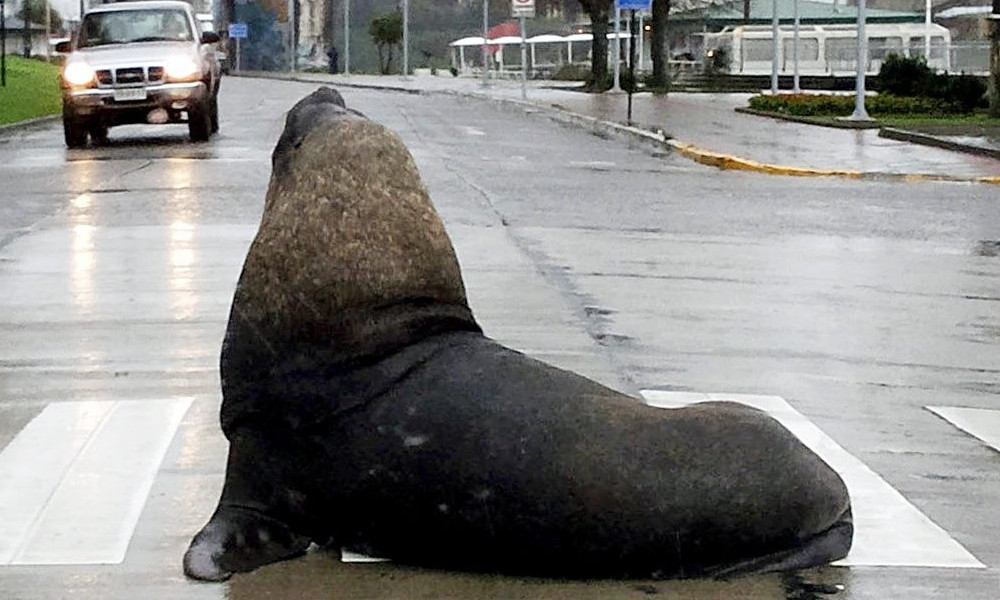
#> input picture images/lobo.jpg, 1000 x 600 px
$ jupyter execute '06_restauración_de_imágenes.ipynb'   (shell and % lines are left out)
#> lines starting #> are read from the running program, lines starting #| are printed output that depends on the picture
# Restauración de imágenes

## Contenidos:
- Tipos de ruido en imágenes
- Resturación usando máscaras en frecuencia
- Restauración usando filtro inverso
- Restauración usando filtro de Wiener

[cell 1]
import matplotlib.pyplot as plt
import numpy as np
from ipywidgets import interact, FloatSlider, IntSlider, FloatLogSlider

def color2bw(img):
    return np.dot(img, [0.299, 0.587, 0.114])

img_example = color2bw(plt.imread('../images/lobo.jpg'))

# Ruido en imágenes

Existen distintos tipos de ruido que pueden afectar una imagen

- Ruido térmico, ruido de lectura, ruido eléctronico: Se modelan tipicamente como ruido blanco Gaussiano
- Ruido de disparo (shot noise): Ruido fotónico cuando hay pocas cuentas. Se modela como ruido Poissoniano
- Ruido periódico: Ruido causado por interferencias
- Ruido sal y pimienta: Ruido impulsivo que puede ocurrir por problemas de transmisión o conversión AD

### Ruido blanco Gaussiano

[cell 2]
fig, ax = plt.subplots(figsize=(6, 3.5), tight_layout=True)
def update(intensity, seed):
    ax.cla()
    np.random.seed(seed)
    noise = np.random.randn(img_example.shape[0], img_example.shape[1])
    img_corrupted = img_example + intensity*noise
    ax.matshow(img_corrupted, cmap=plt.cm.Greys_r);
    ax.axis('off')
interact(update,
         intensity=FloatLogSlider(min=-1, max=3, description="Intensidad"),
         seed=IntSlider(description="Semilla"));
#> the sliders are set to intensity = <module 'ipywidgets.FloatLogSl, seed = <module 'ipywidgets.IntSlider_
#> (the call stopped at in update, `img_corrupted = img_example + intensity*noise`: ipywidgets is not available in this run)

### Ruido periódico

Tiene frecuencia y dirección

En este ejemplo el ruido tiene una dirección vertical

[cell 3]
fig, ax = plt.subplots(figsize=(6, 3.5), tight_layout=True)
X, Y = np.meshgrid(np.arange(0, img_example.shape[1]), np.arange(0, img_example.shape[0]))

def update(strengh, frequency):
    ax.cla()
    img_corrupted = img_example + strengh*np.cos(2.0*np.pi*frequency*Y/480)
    ax.matshow(img_corrupted, cmap=plt.cm.Greys_r)
    ax.axis('off')

interact(update,
         strengh=FloatSlider(min=1, max=100.0, value=50, description="Intensidad"),
        frequency=FloatSlider(min=0.0, max=80, step=0.01, value=0, description="Frecuencia"));
#> the sliders are set to strengh = 50, frequency = 0

### Ruido impulsivo

[cell 4]
fig, ax = plt.subplots(figsize=(6, 3.5), tight_layout=True)

def update(pbb, seed):
    ax.cla()
    np.random.seed(seed)
    noise = np.random.rand(*img_example.shape)
    img_corrupted  = np.where(noise < pbb, 255, img_example)
    ax.matshow(img_corrupted, cmap=plt.cm.Greys_r)
    ax.axis('off')

interact(update,
         pbb=FloatSlider(min=0.0, max=0.5, value=0.0, step=.01),
         seed=IntSlider(description="Semilla"));
#> the sliders are set to pbb = 0.0, seed = <module 'ipywidgets.IntSlider_

# Eliminando ruido periódico usando máscaras en frecuencia

Si entendemos la naturaleza del ruido podemos eliminarlo

Por ejemplo, si el ruido es periódico podríamos intentar "borrar" los componentes frecuenciales asociados al ruido usando una mascara multiplicativa

[cell 5]
from scipy import fftpack

fig, ax = plt.subplots(1, 3, figsize=(8, 6), tight_layout=True);
X, Y = np.meshgrid(np.arange(0, img_example.shape[1]),
                   np.arange(0, img_example.shape[0]))
freq_x = fftpack.fftshift(fftpack.fftfreq(n=img_example.shape[1]))
#> freq_x = 1000 values from -0.5 to 0.499
freq_y = fftpack.fftshift(fftpack.fftfreq(n=img_example.shape[0]))
#> freq_y = 600 values from -0.5 to 0.498
#> the sliders are set to size = 10, frequency = 0.04

def update(frequency, size):
#> called with frequency = 0.04, size = 10
    for ax_ in ax.ravel():
        ax_.cla()
    dims = img_example.shape
#> dims = (600, 1000)
    periodic_noise = np.cos(2.0*np.pi*0.235455*Y)
    img_corrupted = img_example + 100*periodic_noise
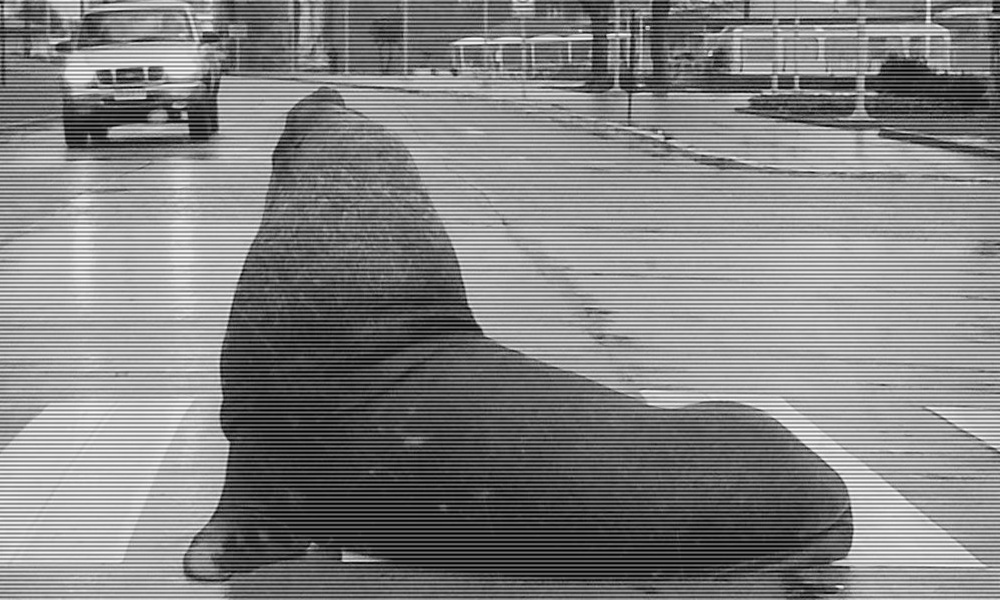
#> img_corrupted: shape (600, 1000) float64; min -100, max 355, mean 133.6; drawn with min black and max white
    ax[0].matshow(img_corrupted[:, 200:500], cmap=plt.cm.Greys_r);
    S_img = fftpack.fftshift(fftpack.fft2(img_corrupted))
    # Mascaras

    freq_int = int(frequency*dims[0])
#> freq_int = 24
    S_img[dims[0]//2-size-freq_int:dims[0]//2+size-freq_int,
          dims[1]//2-size:dims[1]//2+size] = 0
    S_img[dims[0]//2-size+freq_int:dims[0]//2+size+freq_int,
          dims[1]//2-size:dims[1]//2+size] = 0
    # Espectro
    ax[1].imshow(np.log(1+np.abs(S_img))[100:-100, 400:-400], cmap=plt.cm.Spectral_r,
                 extent=(freq_x[400], freq_x[-400], freq_y[100], freq_y[-100]))
    # Reconstrucción
    img_reconstructed = np.mean(img_example) + np.abs(fftpack.ifft2(fftpack.ifftshift(S_img)))
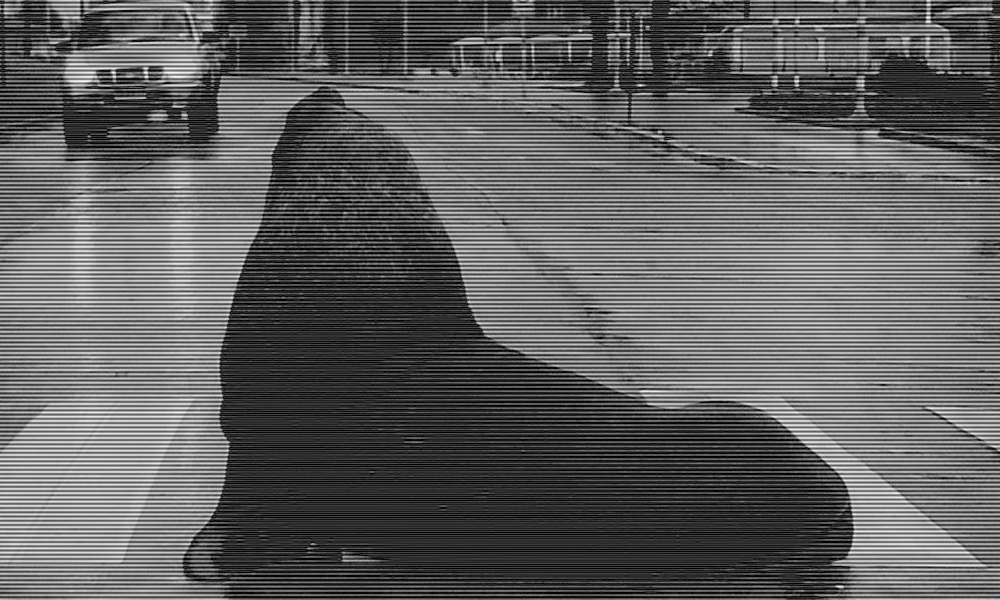
#> img_reconstructed: shape (600, 1000) float64; min 133.4, max 516.3, mean 278.2; drawn with min black and max white
    ax[2].matshow(img_reconstructed[:, 200:500], cmap=plt.cm.Greys_r)

interact(update,
         size=IntSlider(min=1, max=20, value=10, description="Mask size"),
         frequency=FloatSlider(min=0.0, max=1.0, value=0.04, step=0.01, description="Mask position"));
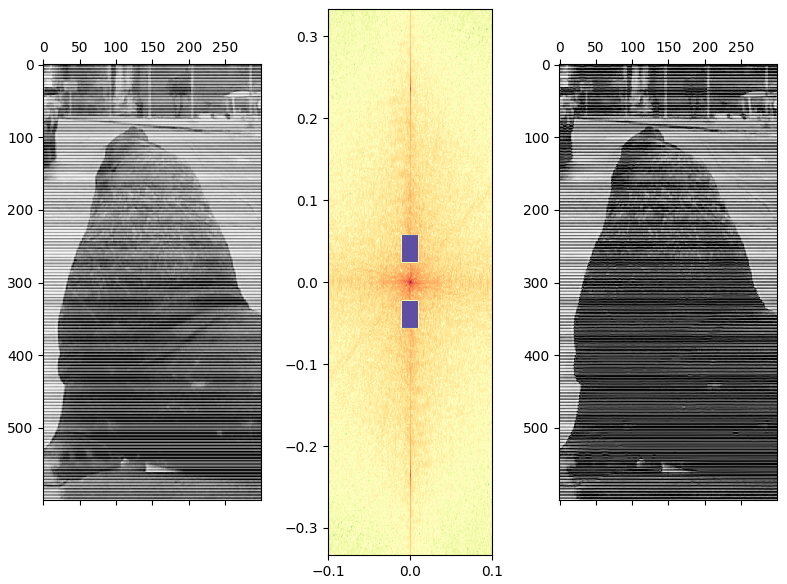
#> figure drawn by matplotlib, 3 panels

Causas de degradación de calidad en imágenes
- Manipulación: Desenfoque
- Ambiente: Reflejos y dispersión de luz
- Dispositivo: Ruido del sensor y circuitos
- Ruido de cuantización

## Restauración de imágenes mediante deconvolución

Una imagen observada $g(x,y)$ se puede modelar como

$$
g(x,y) =  f(x, y) * h(x, y) + n(x,y)
$$

donde
- $f(x,y)$ es la imagen original
- $n(x,y)$ es ruido blanco aditivo
- $h(x,y)$ es la respuesta al impulso del capturador, también se llama Point Spread Function (PSF)

> La PSF modela las distorsiones causadas por el dispositivo de captura o por el ambiente

### Ejemplo: PSF de un telescopio
<table><tr><td>
    </td><td>
</td></tr></table>
<center></center>

# Deconvolución en frecuencia: Filtro inverso

Deconvolución se refiere al proceso de recuperar $f(x,y)$ a partir de $g(x,y)$ usando supuestos sobre $h(x,y)$ y $n(x,y)$

Si trabajamos en frecuencia:

$$
G(f_1, f_2) = F(f_1, f_2) \cdot H(f_1, f_2) + N(f_1, f_2)
$$

Si conocemos $H$ e  ignoramos $N$ podemos estimar $F$ usando un **filtro inverso**

$$
\hat F(f_1, f_2) = G(f_1, f_2) / H(f_1, f_2)
$$

>  ¿Problema resuelto?

Simulemos una PSF Gaussiana con $\sigma=2$ y ruido blanco Gaussiano con desviación estándar 20 y estudiemos el filtro inverso

[cell 6]
from scipy.signal import fftconvolve, convolve2d

def minmax_normalize(data):
    return (data - np.amin(data))/(np.amax(data) - np.amin(data))

x = np.linspace(-5, 5, num=11)
X, Y = np.meshgrid(x, x)

sigma = 2
psf = np.exp(-0.5*(X)**2/sigma**2 - 0.5*Y**2/sigma**2)/(2.0*np.pi*sigma**2)

img_example_observed = fftconvolve(img_example, psf, mode='same') + 20*np.random.randn(*img_example.shape)
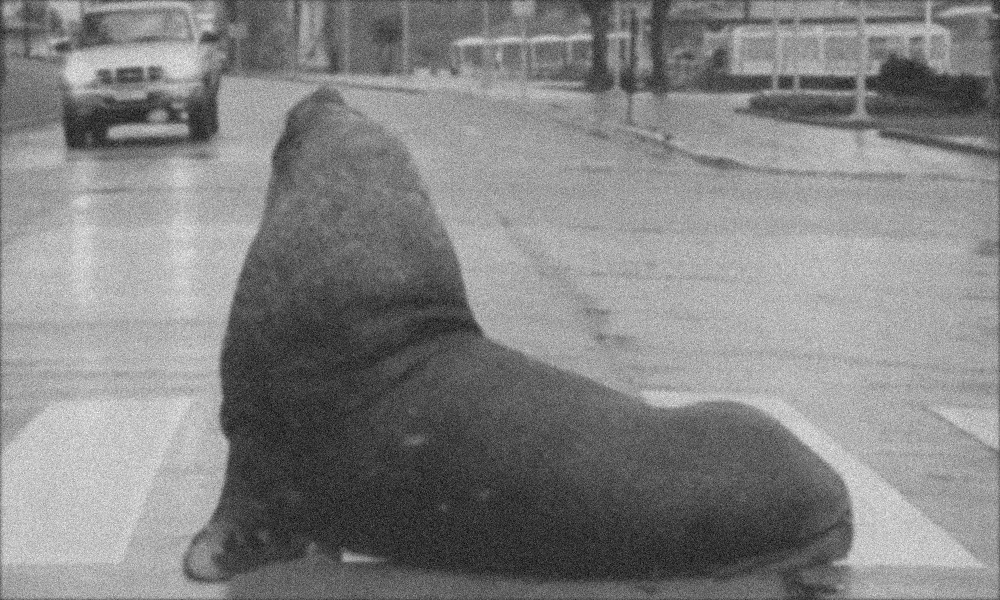
#> img_example_observed: shape (600, 1000) float64; min -80.11, max 328.8, mean 131.4; drawn with min black and max white
img_example_observed = 255*minmax_normalize(img_example_observed)

plt.figure(figsize=(8, 5), tight_layout=True)
plt.imshow(img_example_observed, cmap=plt.cm.Greys_r);

[cell 7]
from mpl_toolkits.mplot3d import Axes3D

fx = fftpack.fftfreq(n=img_example.shape[1], d=1)
fy = fftpack.fftfreq(n=img_example.shape[0], d=1)
#> the sliders are set to sigma = 0.1, tol = -5
Fx, Fy = np.meshgrid(fx, fy)
fig, ax = plt.subplots(2, 2, figsize=(8, 5), tight_layout=True);

def update(sigma, tol):
#> called with sigma = 0.1, tol = -5
    for ax_ in ax.ravel():
        ax_.cla(); ax_.axis('off');
    ax[0, 0].matshow(img_example_observed, cmap=plt.cm.Greys_r);
    S_img = fftpack.fft2(img_example_observed/255.)
    ax[0, 1].matshow(fftpack.fftshift(np.log(1.0+np.abs(S_img))), cmap=plt.cm.Spectral_r);
    # Filtro inverso PSF en frecuencia
    inv_PSF =  np.exp(-2*np.pi**2*(Fx**2 + Fy**2)*sigma**2)
    # Cuidamos de no dividir por cero
    inv_PSF[inv_PSF > 1.0/10**tol] = 0.0
    ax[1, 0].matshow(fftpack.fftshift(inv_PSF), cmap=plt.cm.Spectral_r);
    # Reconstrucción
    img_recovered = np.real(fftpack.ifft2(S_img*inv_PSF))
    ax[1, 1].matshow(img_recovered, cmap=plt.cm.Greys_r);

interact(update,
         sigma=FloatSlider(min=0.1, max=10.0, value=0.1, description="Ancho PSF $\sigma$"),
         tol=FloatSlider(min=-3, max=-0.1, value=-5, description="log(tolerance)"));
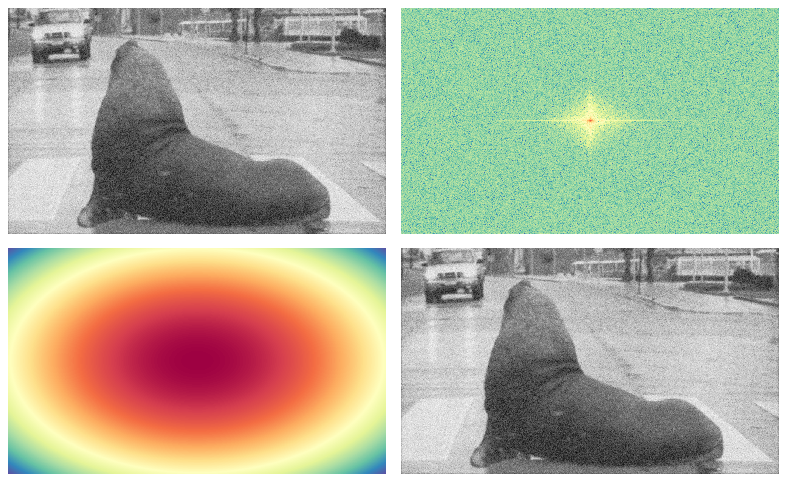
#> figure drawn by matplotlib, 4 panels
#> the sliders are set to K = 0

- El filtro inverso es difícil de calibrar
- Fenomeno de ampligicación de ruido


# Filtro de Wiener

Sea un filtro lineal para estimar la imagen real a partir de la imagen observada

$$
\hat f(x, y) = w(x,y) * g(x, y)
$$

Podemos buscar $w$ tal que el MSE sea mínimo:

$$
\text{MSE} = \mathbb{E} \left[ \left(f(x,y) - \hat f(x,y) \right)^2 \right]
$$

Podemos resolver la ecuación anterior en frecuencia (asumiendo N ruido de media cero) y obtener

$$
W(f_1, f_2) = \frac{H(f_1, f_2)^{*}}{|H(f_1, f_2)|^2 + \frac{S_n(f_1, f_2)}{S_f(f_1, f_2)}},
$$

donde $S_n = |N(f_1, f_2)|^2$ es la densidad espectral del ruido y $S_f = |F(f_1, f_2)|^2$ es la densidad espectral de la señal original.

- En general no conocemos las densidades espectral de potenica
- El factor $S_f/S_n$ se puede interpretar como la razón señal a ruido (SNR)
- Podemos hacer supuestos sobre la SNR

Notemos también que si $S_n \to 0$ se recupera el filtro inverso

[cell 8]
fig, ax = plt.subplots(2, 2, figsize=(8, 5), tight_layout=True);

def update(K):
#> called with K = 0
    for ax_ in ax.ravel():
        ax_.cla(); ax_.axis('off')
    ax[0, 0].matshow(img_example_observed, cmap=plt.cm.Greys_r);
    S_img = fftpack.fft2(img_example_observed/255.)
    # Transformada de Fourier de la PSF
    PSF =  np.exp(-2*np.pi**2*(Fx**2 + Fy**2)*2**2)
    # Filtro de Wiener
    WF = np.conj(PSF)/(np.abs(PSF)**2 + 10**K)
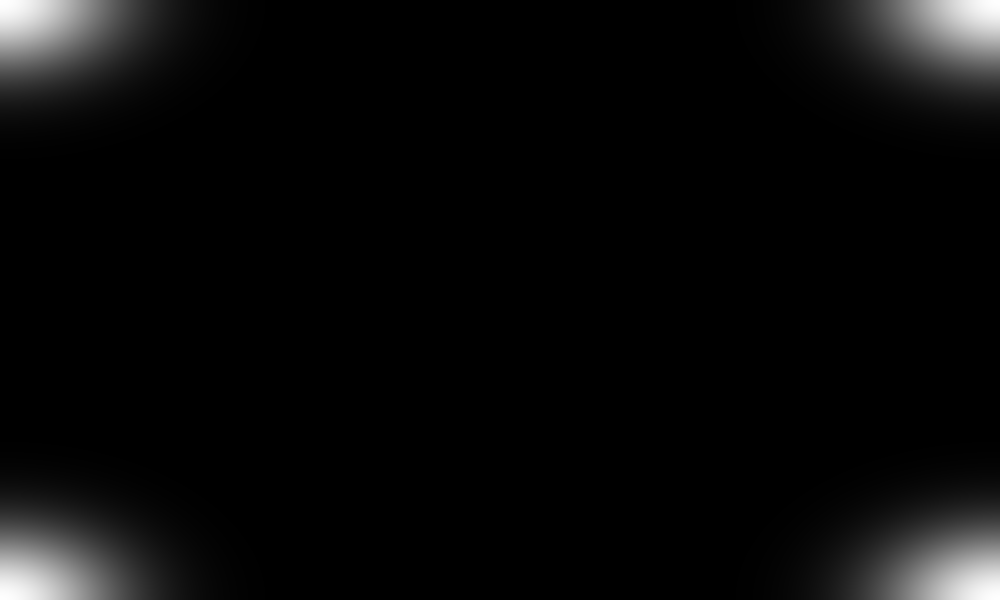
#> PSF: shape (600, 1000) float64; min 7.16e-18, max 1, mean 0.0398
    ax[0, 1].matshow(fftpack.fftshift(np.abs(WF)), cmap=plt.cm.Spectral_r)
    img_recovered = np.real(fftpack.ifft2(S_img*WF))
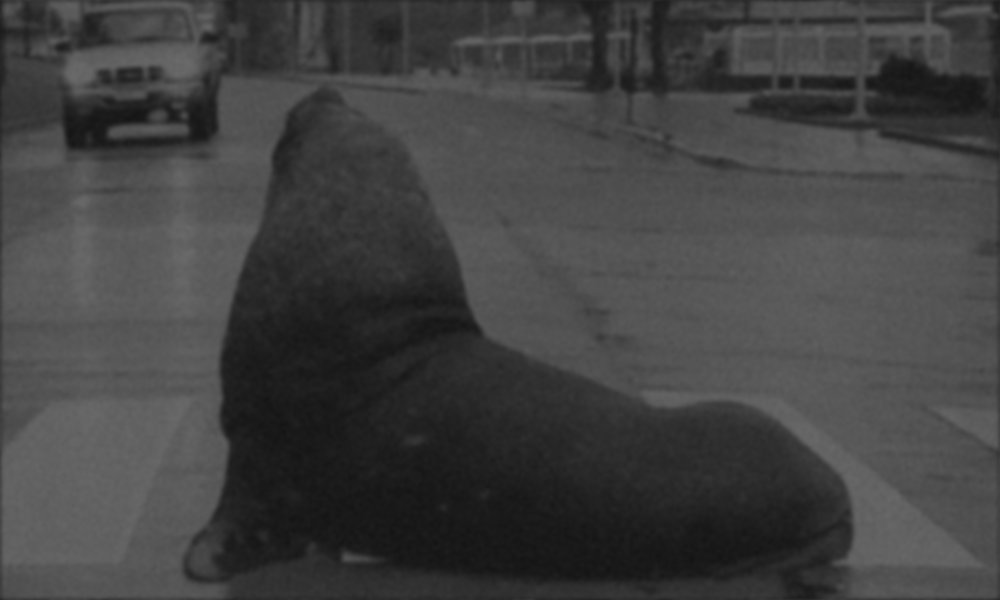
#> img_recovered: shape (600, 1000) float64; min 0.0777, max 0.418, mean 0.259
    ax[1, 0].matshow(img_recovered, cmap=plt.cm.Greys_r);
    ax[1, 1].matshow(img_recovered[80:250, 240:440], cmap=plt.cm.Greys_r);

interact(update, K=FloatSlider(min=-5, max=2, value=0, description="log Sn/Sf"));
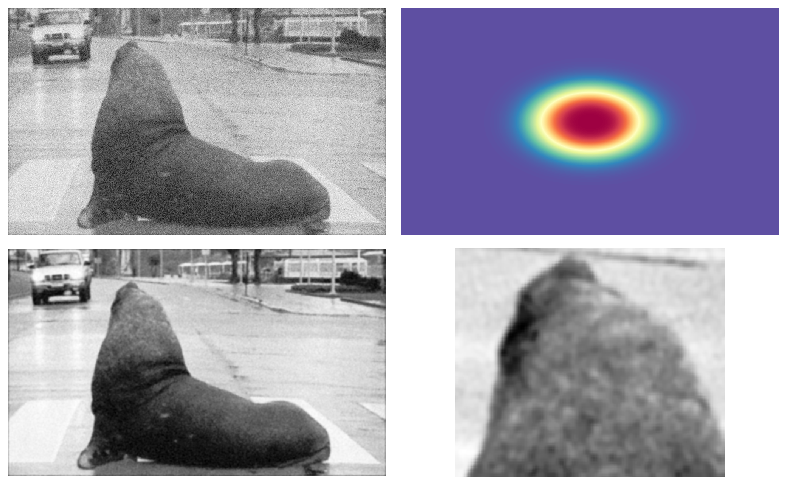
#> figure drawn by matplotlib, 4 panels

$ run again, with images/InsInformatica.jpg copied over images/lobo.jpg
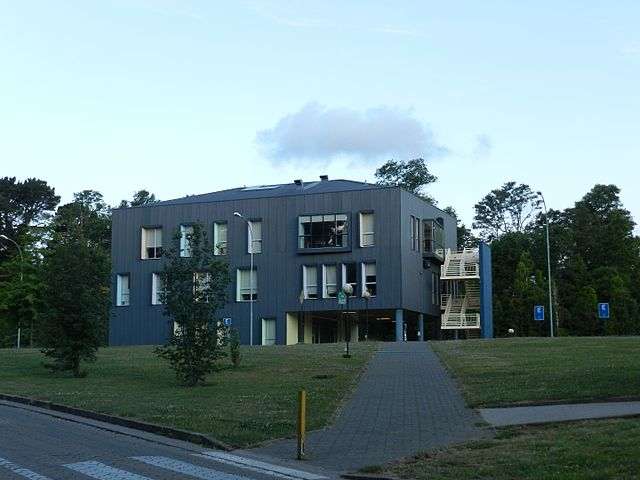
#> input picture images/InsInformatica.jpg, 640 x 480 px
#> in update, `img_recovered = np.real(fftpack.ifft2(S_img*WF))`:
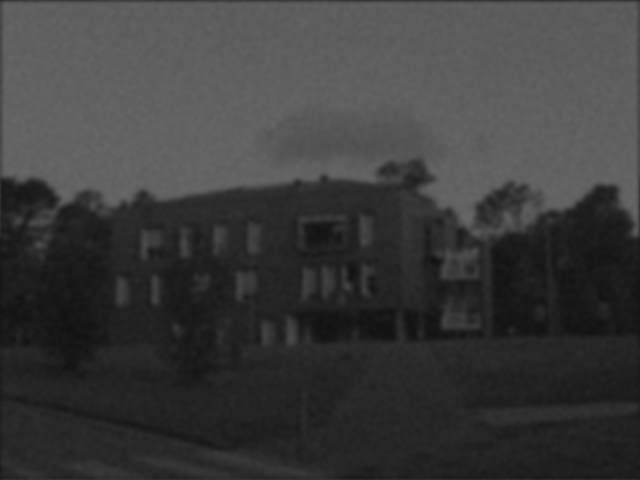
#> img_recovered: shape (480, 640) float64; min 0.0675, max 0.409, mean 0.236
#> `[cell 8] fig, ax = plt.subplots(2, 2, figsize=(8, 5), tight_layout=Tru..`:
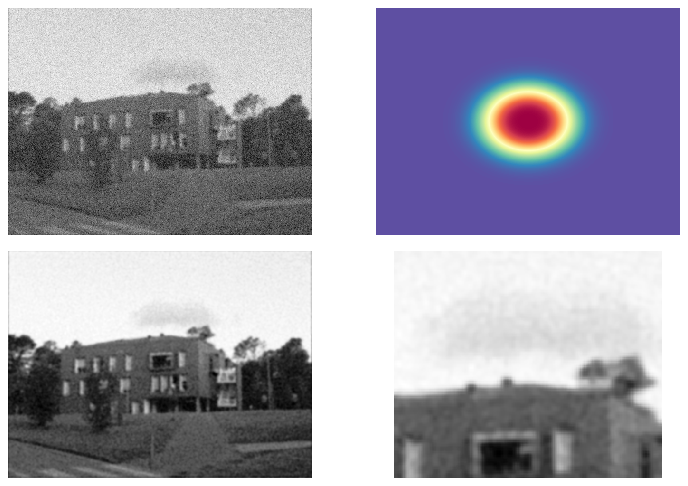
#> figure drawn by matplotlib, 4 panels

$ run again, with images/arboretum.jpg copied over images/lobo.jpg
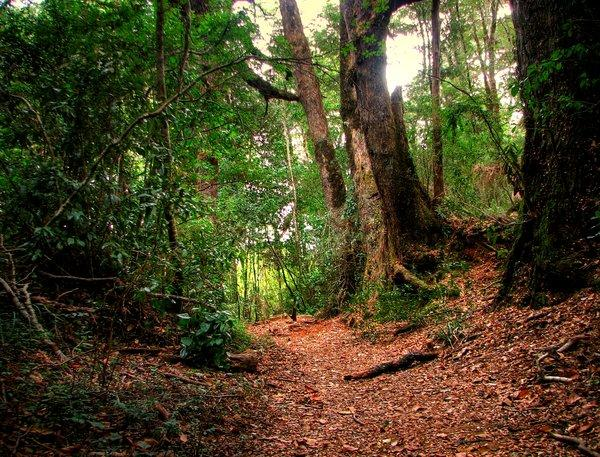
#> input picture images/arboretum.jpg, 600 x 457 px
#> in update, `img_recovered = np.real(fftpack.ifft2(S_img*WF))`:
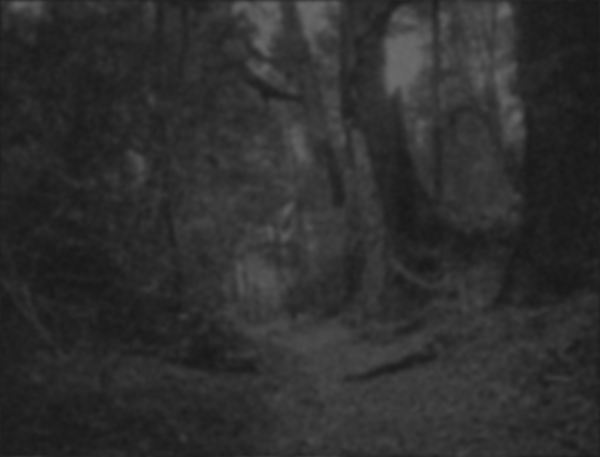
#> img_recovered: shape (457, 600) float64; min 0.0939, max 0.421, mean 0.184
#> `[cell 8] fig, ax = plt.subplots(2, 2, figsize=(8, 5), tight_layout=Tru..`:
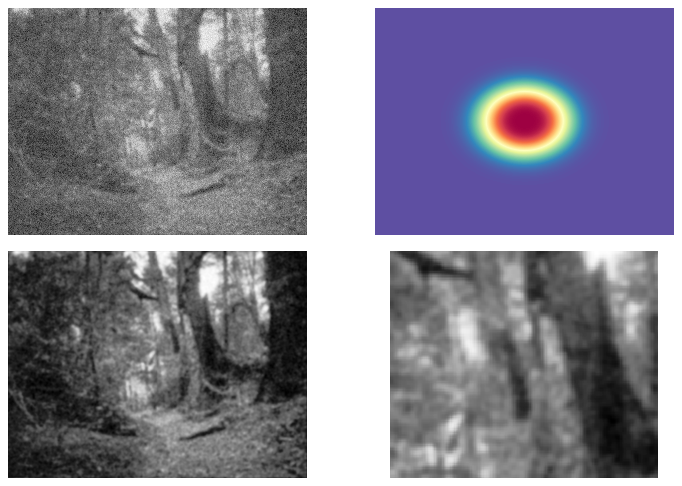
#> figure drawn by matplotlib, 4 panels
